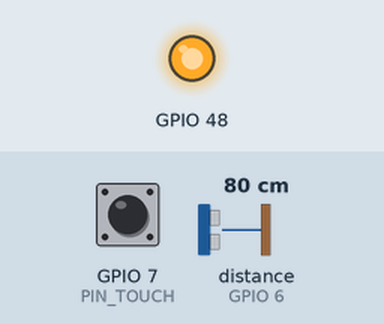
This sketch was run on a simulated ESP32-S3. On the bench: output pins drawn as LEDs (lit = HIGH). Wiring (inferred from the names in the program): ultrasonic range finder: trigger GPIO 5; echo GPIO 6. Inputs (shaded band) come from the test bench; at power-on: GPIO 7 (PIN_TOUCH) LOW, distance to the obstacle (sensor on GPIO 6) 80 cm. The echo pulse lasts 58.3 µs per cm; WiFi joins after 1.5 s; servers stay silent unless stated; a WiFi scan finds three made-up networks; the local clock reads 2024-03-15 10:24:30 at power-on unless the sketch sets it; no MQTT or app messages arrive unless stated; pins used as bus, display or sensor lines are not drawn; what the sketch prints to the serial monitor is not drawn.

Above: at 4.9 s.
5.0 s: GPIO 7 (PIN_TOUCH) pulled HIGH for 0.15 s
At 5.15 s:
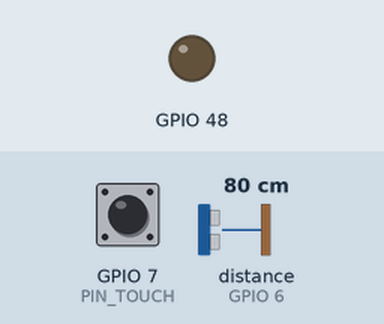
Timing chart, 0 to 8.0 s (numbered marks = the images above; inputs shaded):
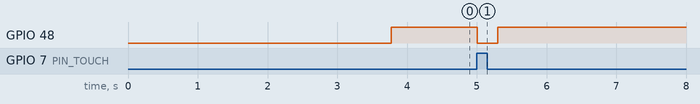

The sketch:

esp32Finish.ino
```cpp
/*
 * KOKOWA Red Light Green Light — ESP32 เส้นชัย (finish node)
 *
 * Board   : ESP32-S3-N16R8 (บอร์ดเดียวกับ wrist)  ใช้ ESP32 รุ่นอื่นได้ แค่เปลี่ยนเลขขาด้านล่าง
 * Sensors : Ultrasonic HC-SR04  (TRIG -> GPIO5, ECHO -> GPIO6 ผ่านตัวแบ่งแรงดัน)
 *           เซนเซอร์สัมผัสโลหะ KY-036 ที่เส้นชัย (DO -> GPIO7)  ใช้ TTP223 / ปุ่มกด แทนได้
 *
 * Publish : rlgl/gateway/distance   10 Hz ตอนเล่น, 1 Hz ตอนว่าง
 *                                   {distance_cm, valid, round_id}
 *           rlgl/gateway/finish     ทุกครั้งที่แตะ (กันเด้ง 500 ms)
 *                                   {touched=1, round_id, state, elapsed_s, first, press_count}
 *                                   elapsed_s = เวลาตั้งแต่ไฟเขียวแรกของรอบจนถึงตอนแตะ (จับเวลาใน interrupt)
 *           rlgl/status/finish-01   online/offline (retain + LWT)
 * Subscribe: rlgl/game/state        เอา round_id / state มาใส่ข้อความ และเริ่มจับเวลาตอนไฟเขียวแรกของรอบ
 *
 * ตาม docs/mqtt-contract.md: JSON ชั้นเดียว, จริง/เท็จ = 1/0, มี device_id / seq / ts (epoch ms, ยังไม่ sync = null)
 * หมายเหตุ: PubSubClient ส่งได้แค่ QoS 0 ถ้าแตะตอน MQTT หลุด จะเก็บไว้แล้วส่งทันทีที่ต่อได้ (ts / elapsed_s ยังเป็นของตอนแตะจริง)
 *
 * ต่อสาย
 *   HC-SR04  VCC -> 5V (VBUS/5V ของบอร์ด), GND -> GND, TRIG -> GPIO5
 *            ECHO ออก 5V ห้ามต่อเข้า ESP32 ตรง ๆ ต้องผ่านตัวแบ่งแรงดัน:
 *            ECHO --[1kΩ]--+--> GPIO6
 *                          |
 *                        [2kΩ]
 *                          |
 *                         GND
 *            (ถ้าเป็นรุ่น HC-SR04P / RCWL-1601 ที่ใช้ 3.3V ได้ ต่อ VCC 3.3V แล้วต่อ ECHO ตรงได้)
 *   KY-036   + -> 3V3 (ห้ามใช้ 5V เพราะ DO จะออก 5V), G -> GND, D0 -> GPIO7, A0 ไม่ต้องต่อ
 *            แตะปลายโลหะ = HIGH แต่สัญญาณจะกะพริบตามไฟบ้าน 50 Hz (ร่างกายรับคลื่นไฟฟ้ามา)
 *            โค้ดนับว่า "ยังแตะอยู่" ถ้าเจอ HIGH ภายใน TOUCH_RELEASE_MS ล่าสุด
 *            หมุน potentiometer บนโมดูลจนไฟ LED บนบอร์ดติดเฉพาะตอนแตะ  ตั้ง TOUCH_ACTIVE_HIGH = true
 *   TTP223   VCC -> 3V3, GND -> GND, I/O -> GPIO7   (แตะ = HIGH)  ตั้ง TOUCH_ACTIVE_HIGH = true
 *   ปุ่มกด    ขาหนึ่ง -> GPIO7, อีกขา -> GND          (กด = LOW)   ตั้ง TOUCH_ACTIVE_HIGH = false
 *
 * Library : PubSubClient (by Nick O'Leary) — ติดตั้งจาก Library Manager
 * Arduino : Board "ESP32S3 Dev Module", USB CDC On Boot "Enabled" (ถ้าเสียบพอร์ต USB ไม่ใช่ COM)
 */

#include <WiFi.h>
#include <PubSubClient.h>
#include <time.h>
#include <sys/time.h>
#include <string.h>

// ===================== CONFIG (แก้ตรงนี้) =====================
const char* WIFI_SSID = "YOUR_WIFI_2.4GHz";
const char* WIFI_PASS = "YOUR_PASSWORD";
const char* MQTT_HOST = "172.20.10.3";      // IP ของ Pi (broker) ดูบน Pi ด้วย: hostname -I
const uint16_t MQTT_PORT = 1883;
const char* DEVICE_ID = "finish-01";
const char* NTP_SERVER = "pool.ntp.org";    // ถ้า hotspot ไม่มีเน็ต ts จะเป็น null (backend ใช้เวลาตอนรับแทน)

// ---- ขา (ESP32-S3) ----
const int PIN_TRIG  = 5;
const int PIN_ECHO  = 6;    // ผ่านตัวแบ่งแรงดัน 1k/2k
const int PIN_TOUCH = 7;
#ifdef RGB_BUILTIN
const int PIN_LED = RGB_BUILTIN;
#else
const int PIN_LED = 2;
#endif

const bool  TOUCH_ACTIVE_HIGH = true;   // KY-036 / TTP223 = true, ปุ่มกดลง GND = false
const uint32_t TOUCH_DEBOUNCE_MS = 500; // แตะซ้ำภายในเวลานี้ไม่นับ
const uint32_t TOUCH_RELEASE_MS  = 150; // ไม่เจอสัญญาณแตะนานเท่านี้ = ปล่อยมือแล้ว (ต้อง > 20 ms ของไฟ 50 Hz)

const float DIST_MIN_CM = 2.0;          // HC-SR04 วัดได้ประมาณ 2-400 cm
const float DIST_MAX_CM = 400.0;

#define DEBUG_SERIAL 1  // 1 = พิมพ์ระยะ/การแตะลง Serial Monitor แม้ยังไม่ต่อ MQTT
// ==============================================================

// ---- timing ----
const uint32_t PING_MS          = 60;    // ยิงคลื่นทุก 60 ms (HC-SR04 ต้องเว้นอย่างน้อย ~60 ms กันเสียงสะท้อนเก่า)
const uint32_t ECHO_TIMEOUT_US  = 30000; // ไม่มีเสียงสะท้อนใน 30 ms (~5 m) = วัดไม่ได้
const uint32_t DIST_PLAY_MS     = 100;   // ส่งระยะ 10 Hz ตอนเล่น
const uint32_t DIST_IDLE_MS     = 1000;  // 1 Hz ตอนว่าง
const int      MEDIAN_N         = 5;     // median 5 ค่าล่าสุด ตัดค่ากระโดด

WiFiClient   net;
PubSubClient mqtt(net);

char TOPIC_DIST[48], TOPIC_FINISH[48], TOPIC_STATUS[48];
const char* TOPIC_STATE = "rlgl/game/state";
char MSG_ONLINE[80], MSG_OFFLINE[80];

// ---- game state (จาก rlgl/game/state) ----
char gameState[24] = "IDLE";
char roundId[72]   = "";        // ว่าง = ไม่รู้ (ส่ง null)
uint32_t roundStartMs = 0;      // millis() ตอนไฟเขียวแรกของรอบ (0 = ยังไม่เริ่ม)
bool roundStarted = false;

// ---- ultrasonic (วัดด้วย interrupt ไม่ block loop) ----
volatile uint32_t echoRiseUs = 0;
volatile uint32_t echoWidthUs = 0;
volatile bool     echoReady = false;
uint32_t lastPingMs = 0, pingSentUs = 0;
bool     waitingEcho = false;
float    distBuf[MEDIAN_N];
int      distCount = 0, distIdx = 0;
bool     lastDistValid = false;
uint32_t distSeq = 0, lastDistPubMs = 0;

// ---- touch (จับเวลาใน interrupt ให้แม่นแม้ loop ติดตอนต่อ MQTT) ----
volatile uint32_t touchEdgeMs = 0;
volatile bool     touchEdge = false;
volatile uint32_t touchLastActiveMs = 0;   // เจอสัญญาณแตะครั้งล่าสุด (KY-036 กะพริบ 50 Hz ระหว่างแตะ)
volatile bool     touchHeld = false;       // กำลังแตะค้างอยู่ → ไม่นับเป็นการแตะใหม่
uint32_t lastTouchMs = 0;
uint32_t finishSeq = 0;
int      pressCount = 0;        // จำนวนครั้งที่แตะในรอบนี้

// แตะตอน MQTT หลุด → เก็บไว้ส่งทีหลัง (เก็บล่าสุด 4 ครั้ง)
const int PENDING_MAX = 4;
char  pendingMsg[PENDING_MAX][300];
int   pendingN = 0;

uint32_t lastMqttTry = 0;

// =============================================================
//  Utilities
// =============================================================
bool timeSynced() { return time(nullptr) > 1700000000; }

// ts (epoch ms) ของเวลา millis() ที่กำหนด; ยังไม่ sync เวลา = "null"
void formatTsAt(uint32_t atMs, char* buf, size_t len) {
  if (!timeSynced()) { snprintf(buf, len, "null"); return; }
  struct timeval tv;
  gettimeofday(&tv, nullptr);
  long long nowMs = (long long)tv.tv_sec * 1000LL + tv.tv_usec / 1000;
  long long ms = nowMs - (long long)(millis() - atMs);
  snprintf(buf, len, "%lld", ms);
}

// round_id เป็น JSON: "r012" หรือ null
void formatRoundId(char* buf, size_t len) {
  if (roundId[0] == '\0') snprintf(buf, len, "null");
  else snprintf(buf, len, "\"%s\"", roundId);
}

// ดึงค่าของ key จาก JSON ชั้นเดียวแบบง่าย (รองรับ "key": "str", "key":123, "key": null)
// คืน true ถ้าเจอ key; out = "" ถ้าเป็น null
bool jsonGet(const char* json, const char* key, char* out, size_t len) {
  char pat[40];
  snprintf(pat, sizeof pat, "\"%s\"", key);
  const char* p = strstr(json, pat);
  if (!p) return false;
  p += strlen(pat);
  while (*p == ' ' || *p == '\t') p++;
  if (*p != ':') return false;
  p++;
  while (*p == ' ' || *p == '\t') p++;
  size_t n = 0;
  if (*p == '"') {
    p++;
    while (*p && *p != '"' && n + 1 < len) out[n++] = *p++;
  } else if (strncmp(p, "null", 4) == 0) {
    n = 0;
  } else {
    while (*p && *p != ',' && *p != '}' && *p != ' ' && n + 1 < len) out[n++] = *p++;
  }
  out[n] = '\0';
  return true;
}

bool isPlaying() {
  return strcmp(gameState, "CALIBRATE") == 0 || strcmp(gameState, "GREEN_LIGHT") == 0 ||
         strcmp(gameState, "TRANSITION") == 0 || strcmp(gameState, "RED_LIGHT") == 0;
}

// =============================================================
//  Interrupts
// =============================================================
void IRAM_ATTR onEcho() {
  uint32_t now = micros();
  if (digitalRead(PIN_ECHO)) {
    echoRiseUs = now;
  } else if (echoRiseUs != 0) {
    echoWidthUs = now - echoRiseUs;
    echoRiseUs = 0;
    echoReady = true;
  }
}

void IRAM_ATTR onTouch() {
  bool active = digitalRead(PIN_TOUCH) == (TOUCH_ACTIVE_HIGH ? HIGH : LOW);
  if (!active) return;
  uint32_t now = millis();
  touchLastActiveMs = now;
  if (!touchHeld) {            // เริ่มแตะใหม่ (ไม่ใช่สัญญาณกะพริบระหว่างแตะค้าง)
    touchHeld = true;
    if (!touchEdge) {
      touchEdgeMs = now;
      touchEdge = true;
    }
  }
}

// =============================================================
//  Ultrasonic
// =============================================================
void sendPing() {
  echoReady = false;
  echoRiseUs = 0;
  digitalWrite(PIN_TRIG, LOW);
  delayMicroseconds(2);
  digitalWrite(PIN_TRIG, HIGH);
  delayMicroseconds(10);
  digitalWrite(PIN_TRIG, LOW);
  pingSentUs = micros();
  waitingEcho = true;
}

float medianDist() {
  float tmp[MEDIAN_N];
  for (int i = 0; i < distCount; i++) tmp[i] = distBuf[i];
  for (int i = 1; i < distCount; i++) {          // insertion sort (มีแค่ 5 ค่า)
    float v = tmp[i];
    int j = i - 1;
    while (j >= 0 && tmp[j] > v) { tmp[j + 1] = tmp[j]; j--; }
    tmp[j + 1] = v;
  }
  return tmp[distCount / 2];
}

void handleUltrasonic(uint32_t nowMs) {
  if (waitingEcho) {
    if (echoReady) {
      waitingEcho = false;
      float cm = echoWidthUs / 58.0f;              // เสียง 343 m/s ไป-กลับ
      if (cm >= DIST_MIN_CM && cm <= DIST_MAX_CM) {
        distBuf[distIdx] = cm;
        distIdx = (distIdx + 1) % MEDIAN_N;
        if (distCount < MEDIAN_N) distCount++;
        lastDistValid = true;
      } else {
        lastDistValid = false;
      }
    } else if (micros() - pingSentUs > ECHO_TIMEOUT_US) {
      waitingEcho = false;                         // ไม่มีเสียงสะท้อน (ไกลเกิน / หันผิดทาง)
      lastDistValid = false;
    }
  }
  if (!waitingEcho && nowMs - lastPingMs >= PING_MS) {
    lastPingMs = nowMs;
    sendPing();
  }
}

void publishDistance(uint32_t nowMs) {
  uint32_t every = isPlaying() ? DIST_PLAY_MS : DIST_IDLE_MS;
  if (nowMs - lastDistPubMs < every) return;
  lastDistPubMs = nowMs;
  bool valid = lastDistValid && distCount > 0;
  float cm = valid ? medianDist() : 0;

#if DEBUG_SERIAL
  static uint32_t lastDbg = 0;
  if (nowMs - lastDbg >= 500) {
    lastDbg = nowMs;
    Serial.printf("[DIST] %s  state=%s round=%s | WiFi=%s MQTT=%s\n",
                  valid ? String(cm, 1).c_str() : "--", gameState, roundId[0] ? roundId : "-",
                  WiFi.status() == WL_CONNECTED ? "OK" : "--", mqtt.connected() ? "OK" : "--");
  }
#endif
  if (!mqtt.connected()) return;
  char ts[24], rid[80], msg[256];
  formatTsAt(nowMs, ts, sizeof ts);
  formatRoundId(rid, sizeof rid);
  if (valid) {
    snprintf(msg, sizeof msg,
             "{\"device_id\":\"%s\",\"seq\":%lu,\"ts\":%s,\"round_id\":%s,\"distance_cm\":%.1f,\"valid\":1}",
             DEVICE_ID, (unsigned long)++distSeq, ts, rid, cm);
  } else {  // วัดไม่ได้: ไม่ใส่ distance_cm (กราฟจะไม่ตกไปที่ 0)
    snprintf(msg, sizeof msg,
             "{\"device_id\":\"%s\",\"seq\":%lu,\"ts\":%s,\"round_id\":%s,\"valid\":0}",
             DEVICE_ID, (unsigned long)++distSeq, ts, rid);
  }
  mqtt.publish(TOPIC_DIST, msg);                   // QoS 0
}

// =============================================================
//  Touch / finish
// =============================================================
void handleTouch() {
  if (touchHeld && millis() - touchLastActiveMs > TOUCH_RELEASE_MS) touchHeld = false;  // ปล่อยมือแล้ว
  if (!touchEdge) return;
  uint32_t atMs = touchEdgeMs;                     // เวลาตอนแตะจริง (จาก interrupt)
  touchEdge = false;
  if (lastTouchMs != 0 && atMs - lastTouchMs < TOUCH_DEBOUNCE_MS) return;
  lastTouchMs = atMs;
  pressCount++;

  char ts[24], rid[80], elapsed[20], msg[300];
  formatTsAt(atMs, ts, sizeof ts);
  formatRoundId(rid, sizeof rid);
  if (roundStarted) snprintf(elapsed, sizeof elapsed, "%.3f", (atMs - roundStartMs) / 1000.0f);
  else snprintf(elapsed, sizeof elapsed, "null");
  snprintf(msg, sizeof msg,
           "{\"device_id\":\"%s\",\"seq\":%lu,\"ts\":%s,\"round_id\":%s,\"touched\":1,"
           "\"state\":\"%s\",\"elapsed_s\":%s,\"first\":%d,\"press_count\":%d}",
           DEVICE_ID, (unsigned long)++finishSeq, ts, rid, gameState, elapsed,
           pressCount == 1 ? 1 : 0, pressCount);

  Serial.printf("[TOUCH] แตะเส้นชัย! state=%s round=%s elapsed=%s s (ครั้งที่ %d)\n",
                gameState, roundId[0] ? roundId : "-", elapsed, pressCount);
  if (mqtt.connected() && mqtt.publish(TOPIC_FINISH, msg)) return;

  // ส่งไม่ได้ → เก็บไว้ (เต็มแล้วทิ้งอันเก่าสุด)
  if (pendingN == PENDING_MAX) {
    for (int i = 1; i < PENDING_MAX; i++) strcpy(pendingMsg[i - 1], pendingMsg[i]);
    pendingN--;
  }
  strncpy(pendingMsg[pendingN], msg, sizeof pendingMsg[0] - 1);
  pendingMsg[pendingN][sizeof pendingMsg[0] - 1] = '\0';
  pendingN++;
  Serial.println("[TOUCH] MQTT ยังไม่ต่อ เก็บไว้ส่งทีหลัง");
}

void flushPending() {
  int sent = 0;
  while (sent < pendingN && mqtt.publish(TOPIC_FINISH, pendingMsg[sent])) sent++;
  for (int i = sent; i < pendingN; i++) strcpy(pendingMsg[i - sent], pendingMsg[i]);
  pendingN -= sent;
  if (sent) Serial.printf("[TOUCH] ส่งการแตะที่ค้างไว้ %d ครั้ง\n", sent);
}

// =============================================================
//  MQTT: รับ state ของเกม
// =============================================================
void onMqttMessage(char* topic, byte* payload, unsigned int len) {
  if (strcmp(topic, TOPIC_STATE) != 0) return;
  char json[400];
  unsigned int n = len < sizeof json - 1 ? len : sizeof json - 1;
  memcpy(json, payload, n);
  json[n] = '\0';

  char st[24], rid[72];
  if (!jsonGet(json, "state", st, sizeof st) || st[0] == '\0') return;
  bool hasRid = jsonGet(json, "round_id", rid, sizeof rid);
  if (!hasRid) rid[0] = '\0';

  bool newRound = strcmp(rid, roundId) != 0;
  if (newRound) {                                  // รอบใหม่ → รีเซ็ตการจับเวลาและนับการแตะ
    strncpy(roundId, rid, sizeof roundId - 1);
    roundId[sizeof roundId - 1] = '\0';
    roundStarted = false;
    pressCount = 0;
  }
  if (strcmp(st, "IDLE") == 0) {
    roundStarted = false;
    pressCount = 0;
  }
  if (strcmp(st, "GREEN_LIGHT") == 0 && !roundStarted) {   // เริ่มจับเวลาที่ไฟเขียวแรกของรอบ
    roundStartMs = millis();
    roundStarted = true;
  }
  if (strcmp(st, gameState) != 0 || newRound) {
    Serial.printf("[GAME] state %s -> %s  round=%s\n", gameState, st, roundId[0] ? roundId : "-");
  }
  strncpy(gameState, st, sizeof gameState - 1);
  gameState[sizeof gameState - 1] = '\0';
}

// =============================================================
//  Wi-Fi / MQTT
// =============================================================
bool mqttConnect() {
  Serial.printf("[MQTT] connecting to %s:%u ... ", MQTT_HOST, MQTT_PORT);
  bool ok = mqtt.connect(DEVICE_ID, nullptr, nullptr, TOPIC_STATUS, 1, true, MSG_OFFLINE);
  if (ok) {
    mqtt.publish(TOPIC_STATUS, MSG_ONLINE, true);
    mqtt.subscribe(TOPIC_STATE, 1);                // retain → ได้ state ปัจจุบันทันที
    Serial.println("OK");
    flushPending();
  } else {
    Serial.printf("fail (state %d)\n", mqtt.state());
  }
  return ok;
}

void handleNetwork() {
  if (WiFi.status() != WL_CONNECTED) return;     // Wi-Fi จะ auto-reconnect เอง
  if (mqtt.connected()) { mqtt.loop(); return; }
  if (millis() - lastMqttTry > 2000) {           // ลองต่อใหม่ทุก 2 วินาที
    lastMqttTry = millis();
    mqttConnect();
  }
}

void updateLed() {
  if (millis() - lastTouchMs < 300 && lastTouchMs != 0) digitalWrite(PIN_LED, LOW);  // ดับวูบ = เพิ่งแตะ
  else if (mqtt.connected()) digitalWrite(PIN_LED, HIGH);                          // ติดค้าง = ต่อ broker แล้ว
  else digitalWrite(PIN_LED, (millis() / 250) % 2);                                // กะพริบ = ยังไม่ต่อ
}

// =============================================================
void setup() {
  Serial.begin(115200);
  delay(200);
  pinMode(PIN_LED, OUTPUT);

  snprintf(TOPIC_DIST,   sizeof TOPIC_DIST,   "rlgl/gateway/distance");
  snprintf(TOPIC_FINISH, sizeof TOPIC_FINISH, "rlgl/gateway/finish");
  snprintf(TOPIC_STATUS, sizeof TOPIC_STATUS, "rlgl/status/%s", DEVICE_ID);
  snprintf(MSG_ONLINE,  sizeof MSG_ONLINE,  "{\"device_id\":\"%s\",\"status\":\"online\"}",  DEVICE_ID);
  snprintf(MSG_OFFLINE, sizeof MSG_OFFLINE, "{\"device_id\":\"%s\",\"status\":\"offline\"}", DEVICE_ID);

  // Sensors
  pinMode(PIN_TRIG, OUTPUT);
  digitalWrite(PIN_TRIG, LOW);
  pinMode(PIN_ECHO, INPUT);
  attachInterrupt(digitalPinToInterrupt(PIN_ECHO), onEcho, CHANGE);
  pinMode(PIN_TOUCH, TOUCH_ACTIVE_HIGH ? INPUT_PULLDOWN : INPUT_PULLUP);
  attachInterrupt(digitalPinToInterrupt(PIN_TOUCH), onTouch, CHANGE);

  // Wi-Fi
  WiFi.mode(WIFI_STA);
  WiFi.setSleep(false);                          // ปิด power save -> latency ต่ำลง
  WiFi.setAutoReconnect(true);

  Serial.println("[WiFi] scanning...");
  int nNet = WiFi.scanNetworks();
  bool found = false;
  for (int i = 0; i < nNet; i++) {
    bool match = (WiFi.SSID(i) == String(WIFI_SSID));
    if (match) found = true;
    Serial.printf("  %s \"%s\"  RSSI=%d dBm  ch=%d\n",
                  match ? "->" : "  ", WiFi.SSID(i).c_str(), WiFi.RSSI(i), WiFi.channel(i));
  }
  Serial.printf("[WiFi] SSID \"%s\" %s\n", WIFI_SSID,
                found ? "FOUND" : "NOT FOUND (ชื่อผิด / เป็น 5 GHz / อยู่ไกลเกิน)");
  WiFi.scanDelete();

  WiFi.begin(WIFI_SSID, WIFI_PASS);
  Serial.print("[WiFi] connecting");
  uint32_t t0 = millis();
  while (WiFi.status() != WL_CONNECTED && millis() - t0 < 15000) {
    delay(250);
    Serial.print(".");
  }
  if (WiFi.status() == WL_CONNECTED) {
    Serial.print(" OK, IP = ");
    Serial.println(WiFi.localIP());
  } else {
    Serial.printf(" not yet, status=%d (จะลองต่อเองเรื่อย ๆ)\n", (int)WiFi.status());
  }

  configTime(0, 0, NTP_SERVER);                  // ts เป็น epoch UTC ms

  mqtt.setServer(MQTT_HOST, MQTT_PORT);
  mqtt.setCallback(onMqttMessage);
  mqtt.setKeepAlive(5);                          // หลุดแล้ว broker รู้ภายใน ~7 วินาที
  mqtt.setSocketTimeout(2);
  mqtt.setBufferSize(512);
}

void loop() {
  uint32_t nowMs = millis();
  handleUltrasonic(nowMs);   // ไม่ block: ยิงคลื่นแล้วรอผลจาก interrupt
  handleTouch();             // เวลาแตะถูกจดใน interrupt แล้ว
  publishDistance(nowMs);
  handleNetwork();
  updateLed();
}
```

Measured:
- after the input at 5.0 s, GPIO 48: HIGH → LOW at once, → HIGH 0.30 s later
